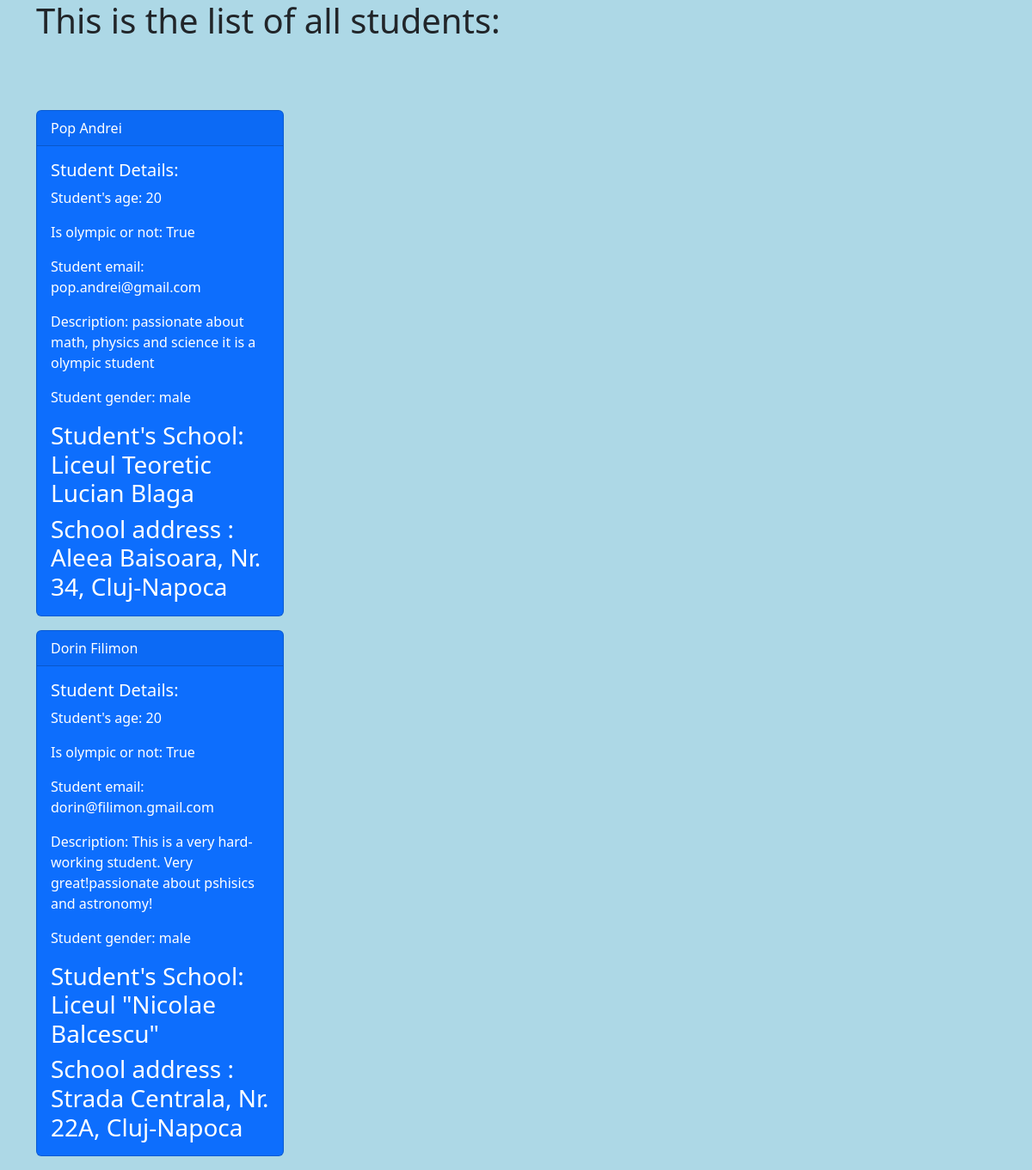
The app's page /list-of-students/ with its own data.
### students/models.py (models this page shows, shortened)
class Student(models.Model):
    gender_choices = (('male','Male'),('female','Female'))
    first_name = models.CharField(max_length=30 )
    last_name = models.CharField(max_length=30)
    age = models.IntegerField()
    is_olympic = models.BooleanField(default=False)
    email = models.EmailField(max_length=40)
    description = models.TextField(max_length=1000)
    gender = models.CharField(max_length=20, choices=gender_choices)
    school = models.ForeignKey(School,on_delete=models.CASCADE)

### schools/models.py (models this page shows, shortened)
class School(models.Model):
    school_choices =(('private_school','Private_school'),('state_school','State_school'))
    school_name = models.CharField(max_length=30)
    school_address = models.CharField(max_length=250)
    school_type = models.CharField(max_length=30,choices=school_choices)

### students/views.py (the view)
# urls.py: path('list-of-students/',views.StudentListView.as_view(),name='list_of_students'),
class StudentListView(ListView):
    template_name = 'students/list_of_students.html'
    model = Student
    context_object_name = 'all_students'
    def get_queryset(self):
        return Student.objects.all()

### templates/students/list_of_students.html (shortened to what this page needs)
<!DOCTYPE html>
{%load static%}
<html>
    <head>
        <link rel="stylesheet" href="">
        <link href="https://cdn.jsdelivr.net/npm/bootstrap@5.2.1/dist/css/bootstrap.min.css" rel="stylesheet">
    </head>
    <body>
        <div class="container">
            <h1>This is the list of all students:</h1>
            <br><br><br>
            {%for item in all_students%}
            <div class="card text-bg-primary mb-3" style="max-width: 18rem;">
                <div class="card-header">{{item.first_name}} {{item.last_name}}</div>
                <div class="card-body">
                  <h5 class="card-title">Student Details:</h5>
                  <p class="card-text">Student's age: {{item.age}}</p>
                  <p class="card-text">Is olympic or not: {{item.is_olympic}}</p>
                  <p class="card-text">Student email: {{item.email}}</p>
                  <p class="card-text">Description: {{item.description}}</p>
                  <p class="card-text">Student gender: {{item.gender}}</p>
                  <h3 class="card-text">Student's School: <br>{{item.school.school_name}}</h3>
                  <h3 class="card-text">School address : <br>{{item.school.school_address}}</h3>
                </div>
              </div>
            {%endfor%}
        </div>
    </body>
</html>

### templates/students/list_of_students.html (style rules this page uses)
body { background-color:lightblue; }

### records on screen
Student: first_name "Pop", last_name "Andrei", age "20", is_olympic "True", email "pop.andrei@gmail.com", description "passionate about math, physics and science it is a olympic student", gender "male", school.school_name "Liceul Teoretic Lucian Blaga", school.school_address "Aleea Baisoara, Nr. 34, Cluj-Napoca"
Student: first_name "Dorin", last_name "Filimon", age "20", is_olympic "True", email "dorin@filimon.gmail.com", description "This is a very hard-working student. Very great!passionate about pshisics and astronomy!", gender "male", school.school_name "Liceul \"Nicolae Balcescu\"", school.school_address "Strada Centrala, Nr. 22A, Cluj-Napoca"
